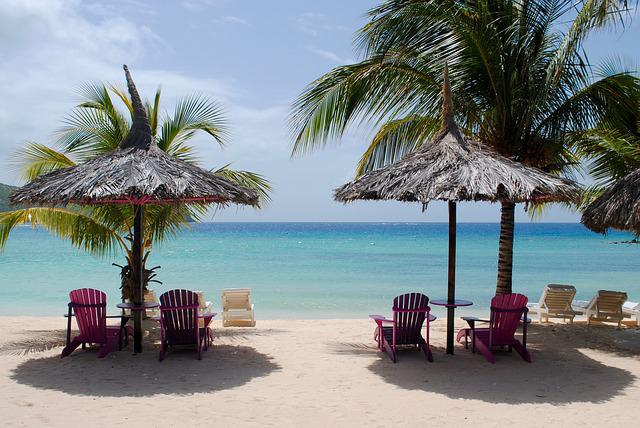
#> input picture 실습코드/lab-11/beach_640.jpg, 640 x 428 px
$ jupyter execute IPP-2022-1-lab-11-00000000-name.ipynb
#> lines starting #> are read from the running program, lines starting #| are printed output that depends on the picture
<h1 align='center'> 영상처리 프로그래밍 실습 11</h1>

<h6 align='right'> 2022. 5. 31. </h6>

<div class="alert alert-block alert-info">

- 파일 이름에서 00000000을 자신의 학번으로, name을 자신의 이름으로 수정하세요.

- 다음 줄에 자신의 이름, 학번, 학과(전공)을 적으세요.

* 이름:   &nbsp;&nbsp;          학번:    &nbsp;&nbsp;         학과(전공):

</div>

- JupyterLab 문서의 최신 버전은 [JupyterLab Documentation](https://jupyterlab.readthedocs.io/en/stable/index.html#/)을  참고하라

- Markdown은 [Markdown Guide](https://www.markdownguide.org/)를 참고하라.
- [Markdown Cheat Sheet](https://www.markdownguide.org/cheat-sheet/)

* 제출 마감: 6월 6일 (월) 오후 6:00까지 최종본을 SmartLEAD제출

[cell 1]
import cv2
import matplotlib.pyplot as plt

import numpy as np
print("OpenCV version", cv2.__version__)
print("NumPy version", np.__version__)

## 지난 주 문제 1.

예제 2를 다음과 같이 변경하라.

- k-Means algorithm으로 구한 cluster centers 대신에 임의의 색을 지정하는 방법으로 벡터 양자화한 영상의 색을 변경하라.
- Matplotlib의 cm 모듈이 제공하는 colormap 중에서 다음과 같은 Listed color maps를 사용하라.

listed_color_maps = [cm.viridis, cm.plasma, cm.inferno,
                     cm.magma, cm.cividis, cm.twilight, cm.twilight_shifted]

[cell 2]
import cv2
import numpy as np
from matplotlib import cm
from sklearn.utils import shuffle
from sklearn import cluster

def onSelectColor(val):
    global color_selection
    color_selection = val
    show_quantized_image()


def onKMeans(val):
    global K, img_labels, kmeans
    K = val
    kmeans = cluster.KMeans(n_clusters=K).fit(img_sample)
    img_labels = kmeans.predict(img).reshape(scenery.shape[:2])
    show_quantized_image()

def show_quantized_image():
    global quantized_colors, img_vq
    if color_selection == 0:
        img_vq = scenery
    elif color_selection == 1:
        quantized_colors = kmeans.cluster_centers_.round().astype(np.uint8)
        img_vq = quantized_colors[img_labels]
    else:
        cmap = listed_color_maps[color_selection]
        step = 256 // K
        quantized_colors = (255*np.array(cmap.colors[::step])).round().astype(np.uint8)
        quantized_colors = quantized_colors[...,::-1]
        img_vq = quantized_colors[img_labels]
    scenery_vq = img_vq.reshape(scenery.shape)
    cv2.imshow(winName, img_vq)

filename = 'beach_640.jpg'
scenery = cv2.imread(filename)
#> scenery is the input picture: shape (428, 640, 3); mean B, G, R 140.2, 137.1, 128
N = 3000
img = scenery.reshape(-1, 3)
img_sample = shuffle(img, random_state=0)[:N]
#> img_sample = 3000 rows, first 8: [182, 176, 111], [67, 61, 62], [99, 95, 100], [24, 62, 34], [190, 175, 156], [226, 189, 163], [185, 189, 177], [97, 92, 94]
K = 3

listed_color_maps = ['original', 'K-means', cm.viridis, cm.plasma, cm.inferno,
                     cm.magma, cm.cividis, cm.twilight, cm.twilight_shifted]

quantized_colors = np.zeros((K, 3), np.uint8)
img_labels = np.zeros(img.shape[0], np.int32)
kmeans = cluster.KMeans(n_clusters=K).fit(img_sample)


winName = "Image Pseudo Coloring"
cv2.namedWindow(winName, flags=1|cv2.WINDOW_GUI_NORMAL )
color_selection = 0
cmap = listed_color_maps[color_selection]

img_vq = np.empty_like(img)
onKMeans(K)
#> in onKMeans, `img_labels = kmeans.predict(img).reshape(scenery.shape[:2])`:
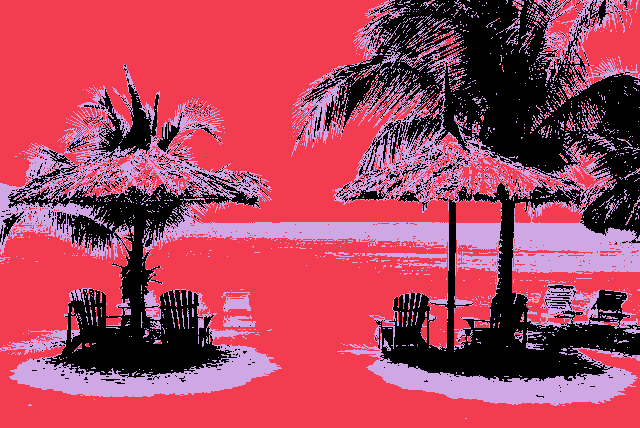
#> img_labels: shape (428, 640) int32; 3 distinct labels, from 0 to 2; one colour per label, 0 black
show_quantized_image()

cv2.createTrackbar('K-Means', winName, K, 15, onKMeans)
cv2.setTrackbarMin('K-Means', winName, 2)

cv2.createTrackbar('Color Map', winName, color_selection, len(listed_color_maps)-1, onSelectColor)
#> slider 'Color Map' is set to 2
cv2.setTrackbarMin('Color Map', winName, 0)


cv2.waitKey(0)
#> call 2 of onKMeans, with val = 3
#> in onKMeans (call 2), `img_labels = kmeans.predict(img).reshape(scenery.shape[:2])`:
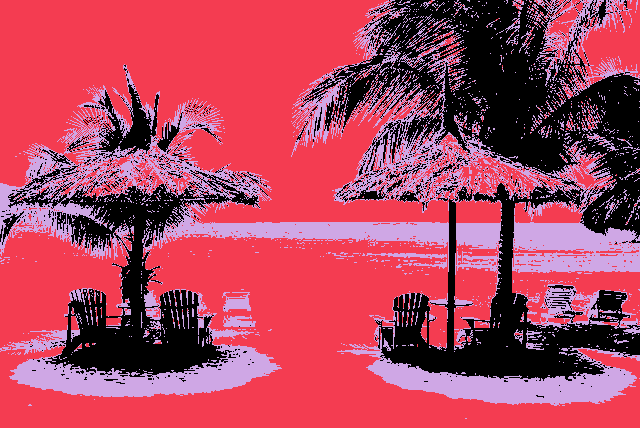
#> img_labels: shape (428, 640) int32; 3 distinct labels, from 0 to 2; one colour per label, 0 black
#> in show_quantized_image (call 4), `img_vq = quantized_colors[img_labels]`:
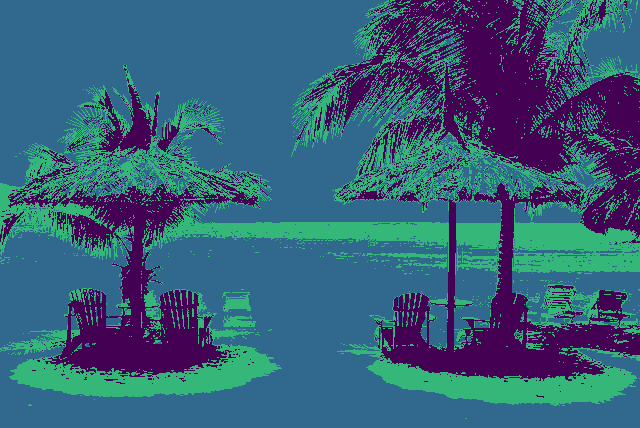
#> img_vq: shape (428, 640, 3); mean of channels 0, 1, 2 122.4, 95.2, 54.8; drawn as B, G, R
cv2.destroyAllWindows()
